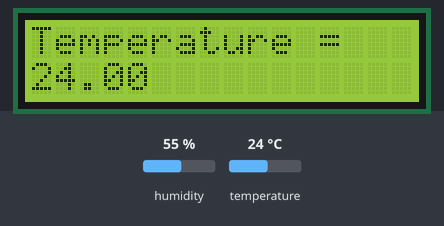
A sketch run on a simulated Arduino Uno, built with avr-gcc and run on an emulated ATmega328P. Shown: 16×2 character LCD. Inputs (shaded band) come from the test bench; at power-on: temperature 24 °C, humidity 55 %.

Above: at 1.2 s.
1.3 s: temperature set to 12 °C
At 2.7 s:
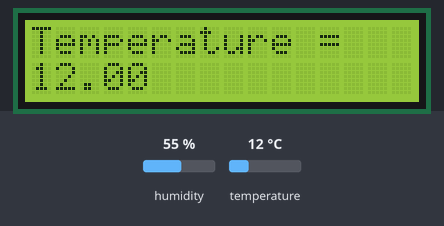
3.7 s: temperature set to 19 °C
At 5.2 s:
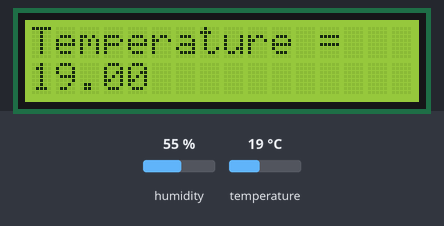
5.8 s: temperature set to 28 °C
At 7.7 s:
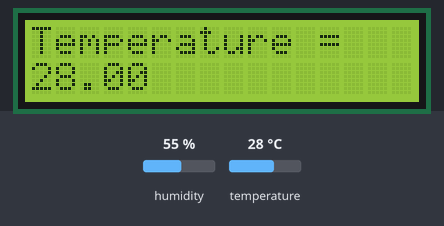
Timing chart, 0 to 9.2 s (numbered marks = the images above; inputs shaded):
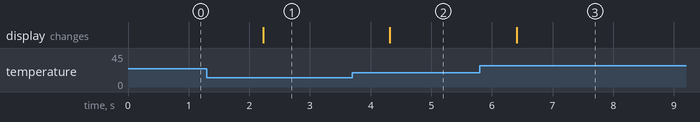

The sketch:

Lcd_temp_print.ino
```cpp
#include <Wire.h>
#include <LiquidCrystal_I2C.h>
#include <dht.h>

// Set the LCD address
LiquidCrystal_I2C lcd(0x3F, 16, 2);
dht DHT;

#define DHT11_PIN 7
void setup()
{

  lcd.begin();// LCD ekranı balat
  lcd.backlight();// Ekran arka ışığını aç
  lcd.setCursor(0,0);
  lcd.print("Hello, Rosemo!"); //İlk satıra yazalım
  lcd.setCursor(3,1);
  lcd.print("Engineering!"); //İkinci satıra yazalım
}

void loop()
{
   int chk = DHT.read11(DHT11_PIN);
    lcd.clear();
    lcd.setCursor(0,0);
    lcd.print("Temperature = ");
    lcd.setCursor(0,1);
    lcd.print(DHT.temperature);
    delay(1000);

}
```

Measured:
- after the input at 1.3 s, the display: changes after 0.93 s (image 1)
- after the input at 3.7 s, the display: changes after 0.62 s (image 2)
- after the input at 5.8 s, the display: changes after 0.61 s (image 3)
